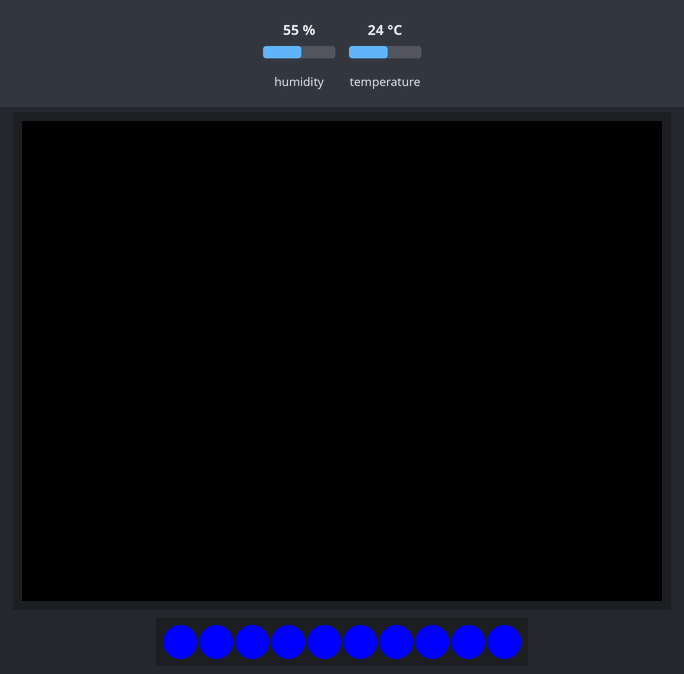
A sketch run on a simulated ESP32. On the bench: 320×240 colour display, 10 RGB LEDs in strip order, left to right. The inputs (shaded band) are chosen by the test bench; at power-on: temperature 24 °C, humidity 55 %. What the sketch prints to the serial monitor is not drawn.

Above: at 2.3 s.
2.4 s: temperature set to 12 °C
At 4.9 s:
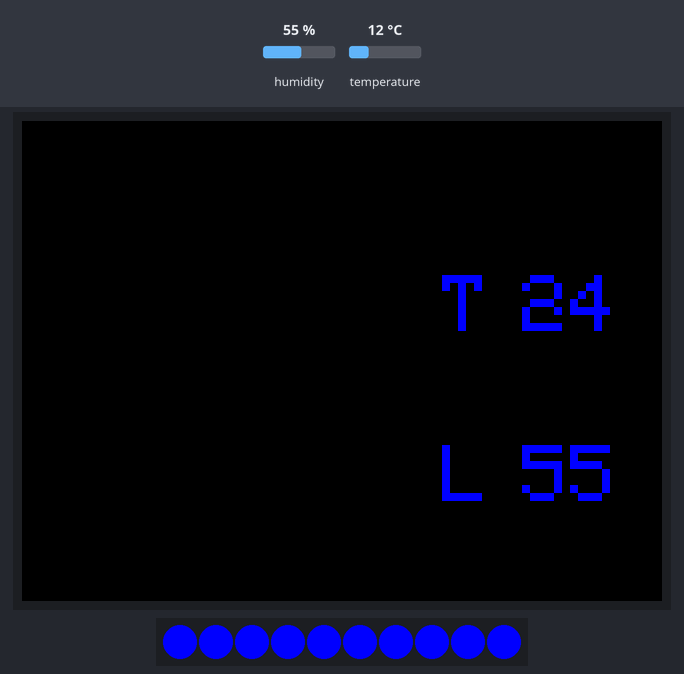
5.3 s: temperature set to 28 °C
At 6.8 s:
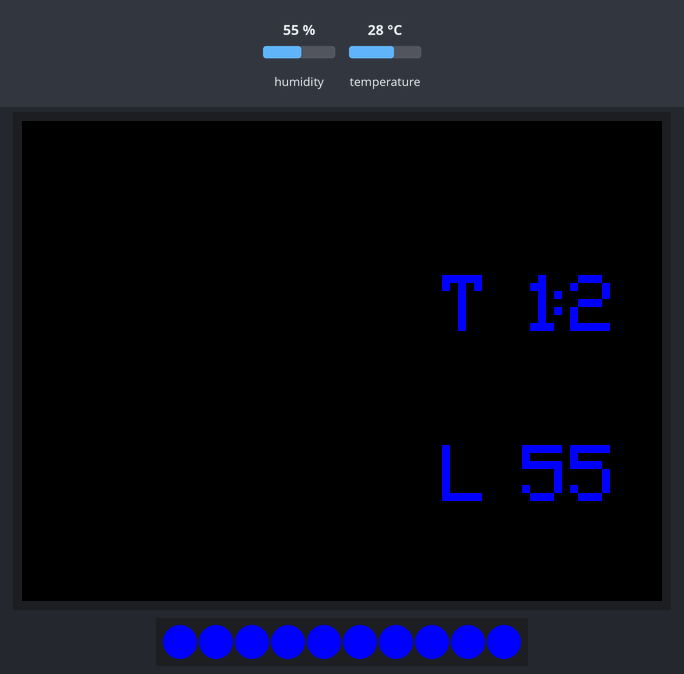
At 12.1 s:
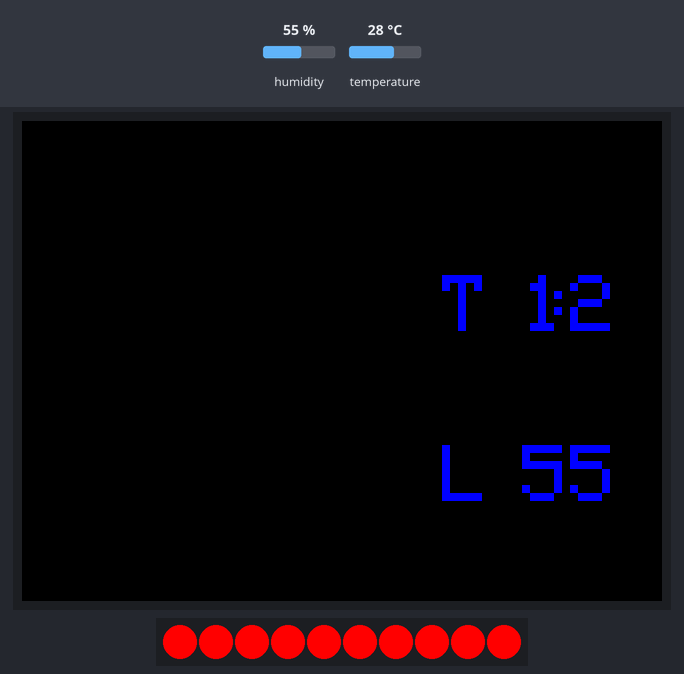
Timing chart, 0 to 13.6 s (numbered marks = the images above; inputs shaded):
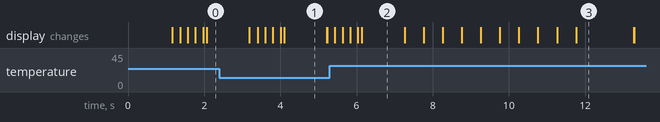

Measured:
- what the display in image 1 shows lasts 1.1 s, from 4.1 s to 5.2 s

The sketch:

temp.ino
```cpp
#include <Adafruit_NeoPixel.h>
/*
  Sketch generated by the Arduino IoT Cloud Thing "Untitled"
  https://create.arduino.cc/cloud/things/e53eb1d7-6825-4312-bdc0-935d7bf0e762

  Arduino IoT Cloud Variables description

  The following variables are automatically generated and updated when changes are made to the Thing

  float luftfeutigkeit;
  float temperatur;

  Variables which are marked as READ/WRITE in the Cloud Thing will also have functions
  which are called when their values are changed from the Dashboard.
  These functions are generated with the Thing and added at the end of this sketch.
*/

#include <Wire.h>
#include <SHTSensor.h>
#include <M5Stack.h>
#define M5STACK_FIRE_NEO_NUM_LEDS 10   //Anzahl LEDS
#define M5STACK_FIRE_NEO_DATA_PIN 15


Adafruit_NeoPixel pixels = Adafruit_NeoPixel(M5STACK_FIRE_NEO_NUM_LEDS, M5STACK_FIRE_NEO_DATA_PIN, NEO_GRB + NEO_KHZ800);

SHTSensor sht;

int letzteTemperatur = 0;
int letzteLuftfeuchtigkeit = 0;

void setup() {
  M5.begin();
  Wire.begin();
  Serial.begin(9600);
  delay(1000);
  pixels.begin();
  pixels.clear();


  if (sht.init()) {
    Serial.print("init(): success\n");
  } else {
    Serial.print("init(): failed\n");
  }
  sht.setAccuracy(SHTSensor::SHT_ACCURACY_MEDIUM);

  M5.Lcd.setTextColor(BLUE);
  M5.Lcd.setTextSize(4);


//  ArduinoCloud.begin(ArduinoIoTPreferredConnection);
//  setDebugMessageLevel(2);
//  ArduinoCloud.printDebugInfo();


}

void loop() {
//  ArduinoCloud.update();

  static int pixelNumber = 0;  // = random(0, M5STACK_FIRE_NEO_NUM_LEDS - 1);

  // Control NeoPixel color based on temperature
  if (sht.readSample()) {
    int aktuelleTemperatur = sht.getTemperature();

    if (aktuelleTemperatur <= 25) {
      // If temperature is below 25, set NeoPixel color to blue
      for (pixelNumber = 0; pixelNumber < 10; pixelNumber++) {
        pixels.setPixelColor(pixelNumber, pixels.Color(0, 0, 255));  // Blue color
        pixels.show();
        delay(100);
      }
    } else {
      // Otherwise, set NeoPixel color to red
      for (pixelNumber = 0; pixelNumber < 10; pixelNumber++) {
        pixels.setPixelColor(pixelNumber, pixels.Color(255, 0, 0));  // Red color
        pixels.show();
        delay(500);
      }
    }

    // Clear NeoPixels after displaying color
    pixels.clear();
    delay(1000);

    // Continue with your existing temperature and humidity display code
    int aktuelleLuftfeuchtigkeit = sht.getHumidity();

    if (letzteTemperatur != aktuelleTemperatur) {
      letzteTemperatur = aktuelleTemperatur;

      M5.Lcd.fillRect(250, 77, 50, 50, BLACK);

      M5.Lcd.setCursor(210, 77);
      M5.Lcd.print("T : ");
      M5.Lcd.setCursor(250, 77);
      M5.Lcd.print(letzteTemperatur);
    }

    if (letzteLuftfeuchtigkeit != aktuelleLuftfeuchtigkeit) {
      letzteLuftfeuchtigkeit = aktuelleLuftfeuchtigkeit;

      M5.Lcd.fillRect(250, 162, 50, 50, BLACK);

      M5.Lcd.setCursor(210, 162);
      M5.Lcd.print("L : ");
      M5.Lcd.setCursor(250, 162);
      M5.Lcd.print(letzteLuftfeuchtigkeit);
    }
  }

  /*ArduinoCloud.update();

  static int pixelNumber=0;       // = random(0, M5STACK_FIRE_NEO_NUM_LEDS - 1);

  for (pixelNumber = 0 ; pixelNumber<10; pixelNumber++) {
  pixels.setPixelColor(pixelNumber, pixels.Color(255,0, 0));
  pixels.show();
  delay(1000);
  }
  pixels.clear();
  delay(1000);

  if(sht.readSample()) {
    int aktuelleTemperatur = sht.getTemperature();
    int aktuelleLuftfeuchtigkeit= sht.getHumidity();

    if(letzteTemperatur != aktuelleTemperatur) {
      letzteTemperatur= aktuelleTemperatur;

      M5.Lcd.fillRect(250, 77, 50, 50, BLACK);

      M5.Lcd.setCursor(210, 77);
      M5.Lcd.print("T : ");
      M5.Lcd.setCursor(250, 77);
      M5.Lcd.print(letzteTemperatur);
    }

      if(letzteLuftfeuchtigkeit != aktuelleLuftfeuchtigkeit) {
        letzteLuftfeuchtigkeit= aktuelleLuftfeuchtigkeit;

        M5.Lcd.fillRect(250, 162, 50, 50, BLACK);

        M5.Lcd.setCursor(210, 162);
        M5.Lcd.print("L : ");
        M5.Lcd.setCursor(250, 162);
        M5.Lcd.print(letzteLuftfeuchtigkeit);
    }
  }*/


}


/*
  Since Temperatur is READ_WRITE variable, onTemperaturChange() is
  executed every time a new value is received from IoT Cloud.
*/
void onTemperaturChange()  {
  // Add your code here to act upon Temperatur change
}

/*
  Since Luftfeutigkeit is READ_WRITE variable, onLuftfeutigkeitChange() is
  executed every time a new value is received from IoT Cloud.
*/
void onLuftfeutigkeitChange()  {
  // Add your code here to act upon Luftfeutigkeit change
}
```
